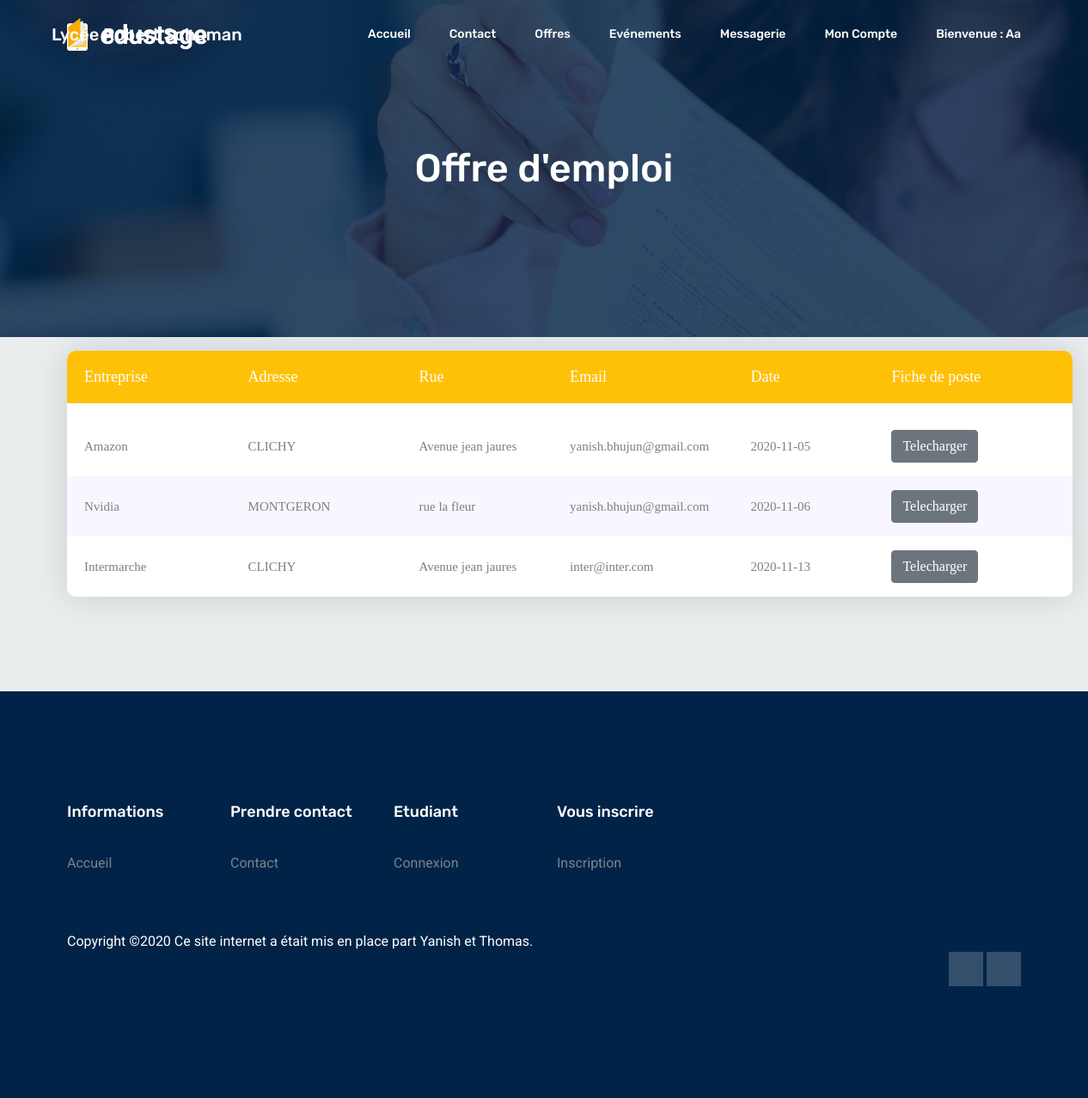
/View/offre_emploi_client.php (signed in), run on the app's committed database.
### tables this page shows
CREATE TABLE IF NOT EXISTS `emploi` (
  `id` int(11) NOT NULL AUTO_INCREMENT,
  `nom_entreprise` varchar(50) NOT NULL,
  `adresse` varchar(50) NOT NULL,
  `rue` varchar(50) NOT NULL,
  `email` varchar(50) NOT NULL,
  `date` date NOT NULL,
  `piece` varchar(100) NOT NULL,
  PRIMARY KEY (`id`)
);

### View/offre_emploi_client.php (the view, shortened to what this page needs)
<!DOCTYPE html>
<html lang="en">
  <head>
<link rel="stylesheet" type="text/css" href="../tableau/vendor/bootstrap/css/bootstrap.min.css">
<link rel="stylesheet" type="text/css" href="../tableau/fonts/font-awesome-4.7.0/css/font-awesome.min.css">
<link rel="stylesheet" type="text/css" href="../tableau/vendor/animate/animate.css">
<link rel="stylesheet" type="text/css" href="../tableau/vendor/select2/select2.min.css">
<link rel="stylesheet" type="text/css" href="../tableau/vendor/perfect-scrollbar/perfect-scrollbar.css">
<link rel="stylesheet" type="text/css" href="../tableau/css/util.css">
<link rel="stylesheet" type="text/css" href="../tableau/css/main.css">
<link rel="stylesheet" type="text/css" href="../tableau/css/style2.css">
<link rel="stylesheet" type="text/css" href="../tableau/css/style3.css">
    <link rel="stylesheet" href="../css/bootstrap.css" />
    <link rel="stylesheet" href="../css/flaticon.css" />
    <link rel="stylesheet" href="../css/themify-icons.css" />
    <link rel="stylesheet" href="../vendors/owl-carousel/owl.carousel.min.css" />
    <link rel="stylesheet" href="../vendors/nice-select/css/nice-select.css" />
    <link rel="stylesheet" href="../css/style.css" />
    <link rel="stylesheet" href="../css/style3.css" />
    <link rel="stylesheet" href="../css/erreur.css" />
  </head>
</body>
</body>
</body>
</body>
  <body>
    <header class="header_area white-header">
      <div class="main_menu">
        <nav class="navbar navbar-expand-lg navbar-light">
          <div class="container">
            <a class="navbar-brand" href="index.html">
              <img class="logo-2" src="img/logo2.png" alt="" />
            </a>
            <div class="collapse navbar-collapse offset" id="navbarSupportedContent">
              <ul class="nav navbar-nav menu_nav ml-auto">
                <?php
                if (isset($_SESSION['email'])){
                  if ($_SESSION['role'] == "client") { ?>
                    <div class="position2">
                    <?php echo'Lycée Robert Schuman'?>
                    </div>
                    <li class="nav-item">
                      <a class="nav-link" href="../index.php">Accueil</a>
                    </li>
                    <li class="nav-item">
                      <a class="nav-link" href="contact.php">Contact</a>
                    </li>
                    <li class="nav-item">
                      <a class="nav-link" href="offre_emploi_client.php">Offres</a>
                    </li>
                    <li class="nav-item submenu dropdown">
                      <a href="evenement.php" class="nav-link dropdown-toggle"> Evénements
                      </a>
                    </li>
                    <li class="nav-item submenu dropdown">
                      <a href="messagerie.php" class="nav-link dropdown-toggle"> Messagerie
                      </a>
                    </li>
                    <li class="nav-item">
                      <a class="nav-link" href="moncompte_client.php">Mon compte</a>
                    </li>
                    <li class="nav-item submenu dropdown">
                      <a href="moncompte_client.php" class="nav-link dropdown-toggle"><?php echo'Bienvenue : ', $_SESSION['prenom'];?>
                      </a>
                    </li>
                 <?php }
                }  ?>
              </ul>
            </div>
          </div>
        </nav>
      </div>
    </header>
    <section class="banner_area">
      <div class="banner_inner d-flex align-items-center">
        <div class="overlay"></div>
        <div class="container">
          <div class="row justify-content-center">
            <div class="col-lg-6">
              <div class="banner_content text-center">
                <h2>Offre d'emploi </h2>
              </div>
            </div>
          </div>
        </div>
      </div>
    </section>
    <?php
  	try{
  		$bdd= new PDO('mysql:host=localhost;dbname=ecole; charset=utf8','root','');
  	}
  	catch (Exception $e){
  		die('Erreur:'.$e->getMessage());
  	}
  	?>
<div class="container">
  <p>  <div class="container-table100">
      <div class="wrap-table100">
        <div class="table100 ver1 m-b-110">
          <div class="table100-head">
  						<table>
  							<thead>
  								<tr class="row100 head">
  									<th class="cell100 column1">Entreprise</th>
  									<th class="cell100 column2">Adresse</th>
  									<th class="cell100 column3">Rue</th>
                    <th class="cell100 column4">Email</th>
                    <th class="cell100 column5">Date</th>
                    <th class="cell100 column6">Fiche de poste</th>
  								</tr>
  							</thead>
  						</table>
  					</div></p>
  					<div class="table100-body js-pscroll">
  						<table>
  							<tbody>
                  <?php
                  $req = $bdd->prepare('SELECT * FROM emploi');
                  $req->execute(array('email'=>$_SESSION['email']));
                  $donnees= $req->fetchall();
                  foreach ($donnees as $value) { ?>
                    <tr class="row100 body">
                          <td class="cell100 column1"><?php echo $value['nom_entreprise']?></td>
                          <td class="cell100 column2"><?php echo $value['adresse']?></td>
                          <td class="cell100 column3"><?php echo $value['rue']?></td>
                          <td class="cell100 column4"><?php echo $value['email']?></td>
                          <td class="cell100 column5"><?php echo $value['date']?></td>
                          <td class="cell100 column6"><a class="btn btn-secondary" href="<?php echo $value['piece']; ?>">Telecharger</a></td>
                          </tr>
<?php
                  }
?>
  							</tbody>
  						</table>
  					</div>
  				</div>
    <footer class="footer-area section_gap">
      <div class="container">
        <div class="row">
          <div class="col-lg-2 col-md-6 single-footer-widget">
            <h4>Informations</h4>
            <ul>
              <li><a href="index.php">Accueil</a></li>
            </ul>
          </div>
          <div class="col-lg-2 col-md-6 single-footer-widget">
            <h4>Prendre contact</h4>
            <ul>
              <li><a href="View/contact.php">Contact</a></li>
            </ul>
          </div>
          <div class="col-lg-2 col-md-6 single-footer-widget">
            <h4>Etudiant</h4>
            <ul>
              <li><a href="View/connexion.php">Connexion</a></li>
            </ul>
          </div>
          <div class="col-lg-2 col-md-6 single-footer-widget">
            <h4>Vous inscrire</h4>
            <ul>
              <li><a href="View/inscription.php">Inscription</a></li>
            </ul>
          </div>
        </div>
        <div class="row footer-bottom d-flex justify-content-between">
          <p class="col-lg-8 col-sm-12 footer-text m-0 text-white">
Copyright &copy;<script>document.write(new Date().getFullYear());</script> Ce site internet a était mis en place part Yanish et Thomas.
          </p>
          <div class="col-lg- col-sm-12 footer-social">
            <a href="https://fr-fr.facebook.com/pages/lyc%C3%A9e-robert-shuman-dugny/138783332978707"><i class="ti-facebook"></i></a>
            <a href="https://www.linkedin.com/authwall?trk=ripf&trkInfo=AQEox7flDVgK6wAAAXTU30Sg9G1wuydfYLa76GB2oassbBSdjOi9-W4ZjXPYF8_C316tFE1wSZJQcJXqWoZZ_TSYGc-KGAmfL2kQ0G2cJ_EJNiW2QL5Z-8o7AyjmF9l5fSLAA-I=&originalReferer=https://www.google.com/&sessionRedirect=https%3A%2F%2Ffr.linkedin.com%2Fschool%2Flyc%25C3%25A9erobertschuman%2F"><i class="ti-linkedin"></i></a>
          </div>
        </div>
      </div>
    </footer>
  </body>
</html>

### tableau/css/main.css (style rules this page uses)
* { margin: 0px; padding: 0px; box-sizing: border-box; }
body, html { height: 100%; font-family: sans-serif; }
a { margin: 0px; transition: all 0.4s; -webkit-transition: all 0.4s; -o-transition: all 0.4s; -moz-transition: all 0.4s; }
h1,h2,h3,h4,h5,h6 { margin: 0px; }
p { margin: 0px; }
ul, li { margin: 0px; list-style-type: none; }
.js-pscroll { position: relative; overflow: hidden; }
.wrap-table100 { width: 1170px; }
.table100 { background-color: #fff; }
table { width: 100%; }
th, td { font-weight: unset; padding-right: 10px; }
.table100-head th { padding-top: 18px; padding-bottom: 18px; }
.table100-body td { padding-top: 16px; padding-bottom: 16px; }
.table100 { position: relative; padding-top: 60px; }
.table100-head { position: absolute; width: 100%; top: 0; left: 0; }
.table100-body { max-height: 585px; overflow: auto; }
.table100.ver1 td { font-family: Lato-Regular; font-size: 15px; color: #808080; line-height: 1.4; }
.table100.ver1 .table100-body tr:nth-child(even) { background-color: #f8f6ff; }
.table100.ver1 { border-radius: 10px; overflow: hidden; box-shadow: 0 0px 40px 0px rgba(0, 0, 0, 0.15); -moz-box-shadow: 0 0px 40px 0px rgba(0, 0, 0, 0.15); -webkit-box-shadow: 0 0px 40px 0px rgba(0, 0, 0, 0.15); -o-box-shadow: 0 0px 40px 0px rgba(0, 0, 0, 0.15); -ms-box-shadow: 0 0px 40px 0px rgba(0, 0, 0, 0.15); }

### tableau/css/style2.css (style rules this page uses)
.column1 { width: 18%; padding-left: 20px; }
.column2 { width: 17%; }
.column3 { width: 15%; }
.column4 { width: 18%; }
.column5 { width: 14%; }
.table100.ver1 th { font-family: Lato-Bold; font-size: 18px; color: #fff; line-height: 1.4; background-color: #ffc107; }

### tableau/css/style3.css (style rules this page uses)
.table100.ver1 th { font-family: Lato-Bold; font-size: 18px; color: #fff; line-height: 1.4; background-color: #ffc107; }

### css/style3.css (style rules this page uses)
.position2 { position: absolute; left: 60px; text-transform: capitalize; color: #ffffff; font: 500 20px/80px "Rubik", sans-serif; }

### data on the page
emploi: nom_entreprise "Amazon", adresse "CLICHY", rue "Avenue jean jaures", email "yanish.bhujun@gmail.com", date "2020-11-05"
emploi: nom_entreprise "Nvidia", adresse "MONTGERON", rue "rue la fleur", email "yanish.bhujun@gmail.com", date "2020-11-06"
emploi: nom_entreprise "Intermarche", adresse "CLICHY", rue "Avenue jean jaures", email "inter@inter.com", date "2020-11-13"

### other printed values
$_SESSION['prenom'] "Aa"
